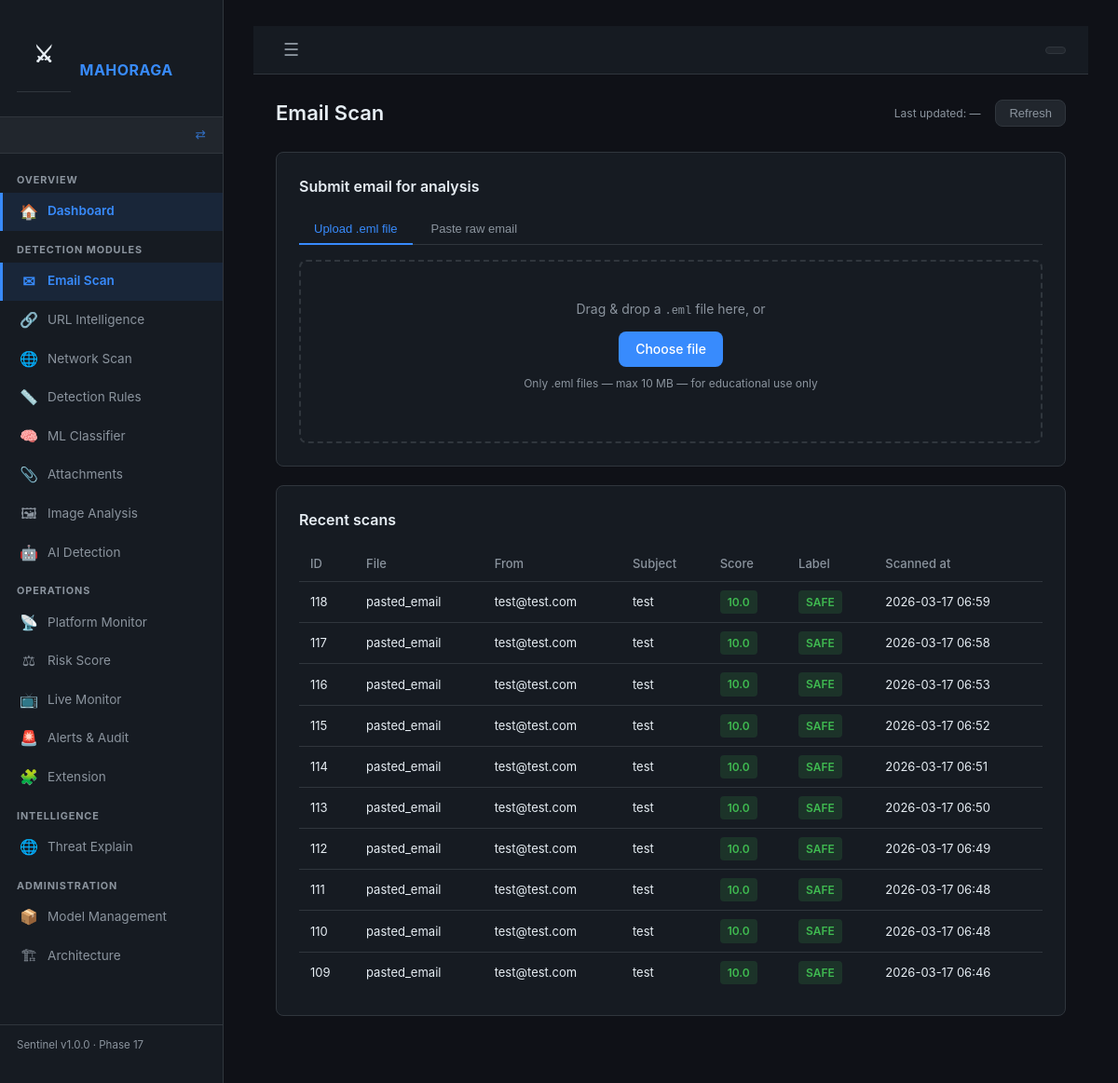
/email/scan, run on the app's committed database.
### backend/app/models.py (models this page shows)
class EmailScan(db.Model):
    __tablename__ = "email_scans"
    id           = db.Column(db.Integer, primary_key=True)
    filename     = db.Column(db.String(255))
    sender       = db.Column(db.String(255))
    recipient    = db.Column(db.String(255))
    subject      = db.Column(db.Text)
    body_text    = db.Column(db.Text)
    body_html    = db.Column(db.Text)
    headers_raw  = db.Column(db.Text)          # JSON string of all headers
    spf_result   = db.Column(db.String(50))    # pass / fail / softfail / none
    dkim_result  = db.Column(db.String(50))
    dmarc_result = db.Column(db.String(50))
    risk_score   = db.Column(db.Float, default=0.0)   # 0.0 – 100.0
    label        = db.Column(db.String(20))    # SAFE / SUSPICIOUS / MALICIOUS
    scanned_at   = db.Column(db.DateTime, default=datetime.utcnow)
    urls         = db.relationship("URLScan",        backref="email", lazy=True)
    attachments  = db.relationship("AttachmentScan", backref="email", lazy=True)
    network_scans= db.relationship("NetworkScan",    backref="email", lazy=True)

### backend/app/routes/email_scan.py (the view)
@email_scan_bp.route("/email/scan", methods=["GET"])
def email_scan_page():
    recent_scans = (
        EmailScan.query
        .order_by(EmailScan.scanned_at.desc())
        .limit(10)
        .all()
    )
    return render_template("email_scan.html", recent_scans=recent_scans)

### backend/app/routes/dashboard.py (called while the page is built, shortened)
def get_current_role() -> str:
    return session.get("role", "")

def get_sidebar_config():
    role = get_current_role()
    cfg  = ROLES.get(role, {})
    all_items = _all_sidebar_items()
    if cfg.get("allowed_prefixes") is None:
        return all_items   # admin sees everything

### frontend/templates/email_scan.html (shortened to what this page needs)
{% extends "base.html" %}
{% block content %}
<div class="page-header">
  <h1>Email Scan</h1>
  <span class="last-updated" id="last-updated">
    Last updated: <span id="update-time">—</span>
  </span>
  <button class="btn-refresh" onclick="refreshHistory()">Refresh</button>
</div>
<div class="card">
  <h2>Submit email for analysis</h2>
  <div class="tab-bar">
    <button class="tab active" id="tab-upload" onclick="switchTab('upload')">
      Upload .eml file
    </button>
    <button class="tab" id="tab-paste" onclick="switchTab('paste')">
      Paste raw email
    </button>
  </div>
  <div id="panel-upload">
    <div class="upload-zone" id="drop-zone">
      <p>Drag &amp; drop a <code>.eml</code> file here, or</p>
      <label class="btn-primary" for="eml-file-input">Choose file</label>
      <p class="hint">Only .eml files — max 10 MB — for educational use only</p>
    </div>
  </div>
</div>
<div class="card">
  <h2>Recent scans</h2>
  <table class="data-table">
    <thead>
      <tr>
        <th>ID</th><th>File</th><th>From</th>
        <th>Subject</th><th>Score</th><th>Label</th><th>Scanned at</th>
      </tr>
    </thead>
    <tbody id="history-table-body">
      {% for scan in recent_scans %}
      <tr>
        <td>{{ scan.id }}</td>
        <td>{{ scan.filename }}</td>
        <td class="truncate">{{ scan.sender }}</td>
        <td class="truncate">{{ scan.subject }}</td>
        <td>
          <span class="score-pill score-{{ scan.label | lower }}">
            {{ scan.risk_score | round(1) }}
          </span>
        </td>
        <td>
          <span class="label-badge label-{{ scan.label | lower }}">{{ scan.label }}</span>
        </td>
        <td>{{ scan.scanned_at.strftime('%Y-%m-%d %H:%M') if scan.scanned_at else '—' }}</td>
      </tr>
      {% else %}
      <tr><td colspan="7" class="empty-state">No scans yet — upload an email above</td></tr>
      {% endfor %}
    </tbody>
  </table>
</div>
{% endblock %}

### frontend/templates/base.html (shortened to what this page needs)
<!DOCTYPE html>
<html lang="en">
<head>
  <link rel="stylesheet" href="/static/css/main.css">
</head>
<body>
<aside class="sidebar" id="sidebar">
  <div class="sidebar-brand">
    <span class="sidebar-logo">⚔</span>
    <span class="sidebar-title">MAHORAGA</span>
  </div>
  <div class="sidebar-role-badge">
    <a href="/role/clear" class="sidebar-role-switch" title="Switch role">⇄</a>
  </div>
  <nav class="sidebar-nav">
    {% for section in sidebar %}
    <div class="sidebar-section-label">{{ section.section }}</div>
    {% for item in section['items'] %}
    <a href="{{ item.url }}"
       class="sidebar-link {% if request.path == item.url or request.path.startswith(item.url.rstrip('/') + '/') %}active{% endif %}">
      <span class="sidebar-link-icon">{{ item.icon }}</span>
      <span class="sidebar-link-label">{{ item.label }}</span>
    </a>
    {% endfor %}
    {% endfor %}
  </nav>
  <div class="sidebar-footer">
    <span class="sidebar-version">Sentinel v1.0.0 · Phase 17</span>
  </div>
</aside>
<main class="main-content" id="mainContent">
  <header class="topbar">
    <button class="topbar-toggle" id="sidebarToggle" onclick="toggleSidebar()">☰</button>
    <div class="topbar-right">
      <span class="topbar-role">
      </span>
    </div>
  </header>
  <div class="content-area">
    {% block content %}{% endblock %}
  </div>
</main>
</body>
</html>

### data on the page
EmailScan: id "118", filename "pasted_email", sender "test@test.com", subject "test", risk_score "10.0", label "SAFE", scanned_at "2026-03-17 06:59"
EmailScan: id "117", filename "pasted_email", sender "test@test.com", subject "test", risk_score "10.0", label "SAFE", scanned_at "2026-03-17 06:58"
EmailScan: id "116", filename "pasted_email", sender "test@test.com", subject "test", risk_score "10.0", label "SAFE", scanned_at "2026-03-17 06:53"
EmailScan: id "115", filename "pasted_email", sender "test@test.com", subject "test", risk_score "10.0", label "SAFE", scanned_at "2026-03-17 06:52"
EmailScan: id "114", filename "pasted_email", sender "test@test.com", subject "test", risk_score "10.0", label "SAFE", scanned_at "2026-03-17 06:51"
EmailScan: id "113", filename "pasted_email", sender "test@test.com", subject "test", risk_score "10.0", label "SAFE", scanned_at "2026-03-17 06:50"
EmailScan: id "112", filename "pasted_email", sender "test@test.com", subject "test", risk_score "10.0", label "SAFE", scanned_at "2026-03-17 06:49"
EmailScan: id "111", filename "pasted_email", sender "test@test.com", subject "test", risk_score "10.0", label "SAFE", scanned_at "2026-03-17 06:48"
EmailScan: id "110", filename "pasted_email", sender "test@test.com", subject "test", risk_score "10.0", label "SAFE", scanned_at "2026-03-17 06:48"
EmailScan: id "109", filename "pasted_email", sender "test@test.com", subject "test", risk_score "10.0", label "SAFE", scanned_at "2026-03-17 06:46"

### other printed values
{{ section.section }} "OVERVIEW" "DETECTION MODULES" "OPERATIONS" "INTELLIGENCE" "ADMINISTRATION"
{{ item.icon }} "🏠" "✉" "🔗" "🌐" "📏" "🧠" "📎" "🖼" "🤖" "📡" "⚖" "📺" "🚨" "🧩" "🌐" "📦" "🏗"
{{ item.label }} "Dashboard" "Email Scan" "URL Intelligence" "Network Scan" "Detection Rules" "ML Classifier" "Attachments" "Image Analysis" "AI Detection" "Platform Monitor" "Risk Score" "Live Monitor" "Alerts & Audit" "Extension" "Threat Explain" "Model Management" "Architecture"
